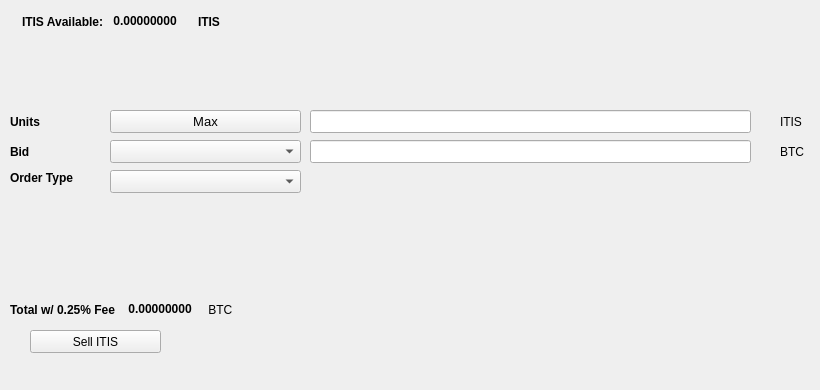
   <widget class="QWidget" name="SellTab">
    <attribute name="title">
     <string>Sell</string>
    </attribute>
    <widget class="QLabel" name="label_16">
     <property name="geometry">
      <rect>
       <x>780</x>
       <y>140</y>
       <width>31</width>
       <height>23</height>
      </rect>
     </property>
     <property name="text">
      <string>BTC</string>
     </property>
    </widget>
    <widget class="QComboBox" name="SellBidcomboBox">
     <property name="geometry">
      <rect>
       <x>110</x>
       <y>140</y>
       <width>191</width>
       <height>23</height>
      </rect>
     </property>
     <property name="font">
      <font>
       <pointsize>10</pointsize>
      </font>
     </property>
    </widget>
    <widget class="QLabel" name="label_18">
     <property name="geometry">
      <rect>
       <x>10</x>
       <y>110</y>
       <width>46</width>
       <height>23</height>
      </rect>
     </property>
     <property name="font">
      <font>
       <weight>75</weight>
       <bold>true</bold>
      </font>
     </property>
     <property name="text">
      <string>Units</string>
     </property>
    </widget>
    <widget class="QPushButton" name="Sell_Max_Amount">
     <property name="geometry">
      <rect>
       <x>110</x>
       <y>110</y>
       <width>191</width>
       <height>23</height>
      </rect>
     </property>
     <property name="font">
      <font>
       <pointsize>10</pointsize>
      </font>
     </property>
     <property name="text">
      <string>Max</string>
     </property>
    </widget>
    <widget class="QLabel" name="label_20">
     <property name="geometry">
      <rect>
       <x>10</x>
       <y>170</y>
       <width>91</width>
       <height>16</height>
      </rect>
     </property>
     <property name="font">
      <font>
       <weight>75</weight>
       <bold>true</bold>
      </font>
     </property>
     <property name="text">
      <string>Order Type</string>
     </property>
    </widget>
    <widget class="QComboBox" name="SellOrdertypeCombo">
     <property name="geometry">
      <rect>
       <x>110</x>
       <y>170</y>
       <width>191</width>
       <height>23</height>
      </rect>
     </property>
     <property name="font">
      <font>
       <pointsize>10</pointsize>
      </font>
     </property>
    </widget>
    <widget class="QLabel" name="label_21">
     <property name="geometry">
      <rect>
       <x>10</x>
       <y>140</y>
       <width>46</width>
       <height>23</height>
      </rect>
     </property>
     <property name="font">
      <font>
       <weight>75</weight>
       <bold>true</bold>
      </font>
     </property>
     <property name="text">
      <string>Bid</string>
     </property>
    </widget>
    <widget class="QLabel" name="label_22">
     <property name="geometry">
      <rect>
       <x>780</x>
       <y>110</y>
       <width>31</width>
       <height>23</height>
      </rect>
     </property>
     <property name="text">
      <string>ITIS</string>
     </property>
    </widget>
    <widget class="QLineEdit" name="UnitsInputITIS">
     <property name="geometry">
      <rect>
       <x>310</x>
       <y>110</y>
       <width>441</width>
       <height>23</height>
      </rect>
     </property>
     <property name="font">
      <font>
       <pointsize>9</pointsize>
       <weight>75</weight>
       <bold>true</bold>
      </font>
     </property>
    </widget>
    <widget class="QLineEdit" name="SellBidPriceEdit">
     <property name="geometry">
      <rect>
       <x>310</x>
       <y>140</y>
       <width>441</width>
       <height>23</height>
      </rect>
     </property>
     <property name="font">
      <font>
       <pointsize>9</pointsize>
       <weight>75</weight>
       <bold>true</bold>
      </font>
     </property>
    </widget>
    <widget class="QPushButton" name="SellITISBTN">
     <property name="geometry">
      <rect>
       <x>30</x>
       <y>330</y>
       <width>131</width>
       <height>23</height>
      </rect>
     </property>
     <property name="text">
      <string>Sell ITIS</string>
     </property>
     <property name="icon">
      <iconset resource="../itis">
       <normaloff>:/icons/bitcoin</normaloff>:/icons/bitcoin</iconset>
     </property>
    </widget>
    <widget class="QWidget" name="layoutWidget3">
     <property name="geometry">
      <rect>
       <x>22</x>
       <y>12</y>
       <width>258</width>
       <height>19</height>
      </rect>
     </property>
     <layout class="QHBoxLayout" name="horizontalLayout">
      <item>
       <widget class="QLabel" name="label232_2">
        <property name="font">
         <font>
          <weight>75</weight>
          <bold>true</bold>
         </font>
        </property>
        <property name="text">
         <string>ITIS Available:</string>
        </property>
       </widget>
      </item>
      <item>
       <widget class="QLabel" name="ITISAvailableLabel">
        <property name="palette">
         <palette>
          <active>
           <colorrole role="WindowText">
            <brush brushstyle="SolidPattern">
             <color alpha="255">
              <red>0</red>
              <green>0</green>
              <blue>0</blue>
             </color>
            </brush>
           </colorrole>
           <colorrole role="Button">
            <brush brushstyle="SolidPattern">
             <color alpha="255">
              <red>0</red>
              <green>170</green>
              <blue>0</blue>
             </color>
            </brush>
           </colorrole>
           <colorrole role="Light">
            <brush brushstyle="SolidPattern">
             <color alpha="255">
              <red>0</red>
              <green>255</green>
              <blue>0</blue>
             </color>
            </brush>
           </colorrole>
           <colorrole role="Midlight">
            <brush brushstyle="SolidPattern">
             <color alpha="255">
              <red>0</red>
              <green>212</green>
              <blue>0</blue>
             </color>
            </brush>
           </colorrole>
           <colorrole role="Dark">
            <brush brushstyle="SolidPattern">
             <color alpha="255">
              <red>0</red>
              <green>85</green>
              <blue>0</blue>
             </color>
            </brush>
           </colorrole>
           <colorrole role="Mid">
            <brush brushstyle="SolidPattern">
             <color alpha="255">
              <red>0</red>
              <green>113</green>
              <blue>0</blue>
             </color>
            </brush>
           </colorrole>
           <colorrole role="Text">
            <brush brushstyle="SolidPattern">
             <color alpha="255">
              <red>0</red>
              <green>170</green>
              <blue>0</blue>
             </color>
            </brush>
           </colorrole>
           <colorrole role="BrightText">
            <brush brushstyle="SolidPattern">
             <color alpha="255">
              <red>255</red>
              <green>255</green>
              <blue>255</blue>
             </color>
            </brush>
           </colorrole>
           <colorrole role="ButtonText">
            <brush brushstyle="SolidPattern">
             <color alpha="255">
              <red>0</red>
              <green>0</green>
              <blue>0</blue>
             </color>
            </brush>
           </colorrole>
           <colorrole role="Base">
            <brush brushstyle="SolidPattern">
             <color alpha="255">
              <red>255</red>
              <green>255</green>
              <blue>255</blue>
             </color>
            </brush>
           </colorrole>
           <colorrole role="Window">
            <brush brushstyle="SolidPattern">
             <color alpha="255">
              <red>0</red>
              <green>170</green>
              <blue>0</blue>
             </color>
            </brush>
           </colorrole>
           <colorrole role="Shadow">
            <brush brushstyle="SolidPattern">
             <color alpha="255">
              <red>0</red>
              <green>0</green>
              <blue>0</blue>
             </color>
            </brush>
           </colorrole>
           <colorrole role="AlternateBase">
            <brush brushstyle="SolidPattern">
             <color alpha="255">
              <red>127</red>
              <green>212</green>
              <blue>127</blue>
             </color>
            </brush>
           </colorrole>
           <colorrole role="ToolTipBase">
            <brush brushstyle="SolidPattern">
             <color alpha="255">
              <red>255</red>
              <green>255</green>
              <blue>220</blue>
             </color>
            </brush>
           </colorrole>
           <colorrole role="ToolTipText">
            <brush brushstyle="SolidPattern">
             <color alpha="255">
              <red>0</red>
              <green>0</green>
              <blue>0</blue>
             </color>
            </brush>
           </colorrole>
          </active>
          <inactive>
           <colorrole role="WindowText">
            <brush brushstyle="SolidPattern">
             <color alpha="255">
              <red>0</red>
              <green>0</green>
              <blue>0</blue>
             </color>
            </brush>
           </colorrole>
           <colorrole role="Button">
            <brush brushstyle="SolidPattern">
             <color alpha="255">
              <red>0</red>
              <green>170</green>
              <blue>0</blue>
             </color>
            </brush>
           </colorrole>
           <colorrole role="Light">
            <brush brushstyle="SolidPattern">
             <color alpha="255">
              <red>0</red>
              <green>255</green>
              <blue>0</blue>
             </color>
            </brush>
           </colorrole>
           <colorrole role="Midlight">
            <brush brushstyle="SolidPattern">
             <color alpha="255">
              <red>0</red>
              <green>212</green>
              <blue>0</blue>
             </color>
            </brush>
           </colorrole>
           <colorrole role="Dark">
            <brush brushstyle="SolidPattern">
             <color alpha="255">
              <red>0</red>
              <green>85</green>
              <blue>0</blue>
             </color>
            </brush>
           </colorrole>
           <colorrole role="Mid">
            <brush brushstyle="SolidPattern">
             <color alpha="255">
              <red>0</red>
              <green>113</green>
              <blue>0</blue>
             </color>
            </brush>
           </colorrole>
           <colorrole role="Text">
            <brush brushstyle="SolidPattern">
             <color alpha="255">
              <red>0</red>
              <green>170</green>
              <blue>0</blue>
             </color>
            </brush>
           </colorrole>
           <colorrole role="BrightText">
            <brush brushstyle="SolidPattern">
             <color alpha="255">
              <red>255</red>
              <green>255</green>
              <blue>255</blue>
             </color>
            </brush>
           </colorrole>
           <colorrole role="ButtonText">
            <brush brushstyle="SolidPattern">
             <color alpha="255">
              <red>0</red>
              <green>0</green>
              <blue>0</blue>
             </color>
            </brush>
           </colorrole>
           <colorrole role="Base">
            <brush brushstyle="SolidPattern">
             <color alpha="255">
              <red>255</red>
              <green>255</green>
              <blue>255</blue>
             </color>
            </brush>
           </colorrole>
           <colorrole role="Window">
            <brush brushstyle="SolidPattern">
             <color alpha="255">
              <red>0</red>
              <green>170</green>
              <blue>0</blue>
             </color>
            </brush>
           </colorrole>
           <colorrole role="Shadow">
            <brush brushstyle="SolidPattern">
             <color alpha="255">
              <red>0</red>
              <green>0</green>
              <blue>0</blue>
             </color>
            </brush>
           </colorrole>
           <colorrole role="AlternateBase">
            <brush brushstyle="SolidPattern">
             <color alpha="255">
              <red>127</red>
              <green>212</green>
              <blue>127</blue>
             </color>
            </brush>
           </colorrole>
           <colorrole role="ToolTipBase">
            <brush brushstyle="SolidPattern">
             <color alpha="255">
              <red>255</red>
              <green>255</green>
              <blue>220</blue>
             </color>
            </brush>
           </colorrole>
           <colorrole role="ToolTipText">
            <brush brushstyle="SolidPattern">
             <color alpha="255">
              <red>0</red>
              <green>0</green>
              <blue>0</blue>
             </color>
            </brush>
           </colorrole>
          </inactive>
          <disabled>
           <colorrole role="WindowText">
            <brush brushstyle="SolidPattern">
             <color alpha="255">
              <red>0</red>
              <green>85</green>
              <blue>0</blue>
             </color>
            </brush>
           </colorrole>
           <colorrole role="Button">
            <brush brushstyle="SolidPattern">
             <color alpha="255">
              <red>0</red>
              <green>170</green>
              <blue>0</blue>
             </color>
            </brush>
           </colorrole>
           <colorrole role="Light">
            <brush brushstyle="SolidPattern">
             <color alpha="255">
              <red>0</red>
              <green>255</green>
              <blue>0</blue>
             </color>
            </brush>
           </colorrole>
           <colorrole role="Midlight">
            <brush brushstyle="SolidPattern">
             <color alpha="255">
              <red>0</red>
              <green>212</green>
              <blue>0</blue>
             </color>
            </brush>
           </colorrole>
           <colorrole role="Dark">
            <brush brushstyle="SolidPattern">
             <color alpha="255">
              <red>0</red>
              <green>85</green>
              <blue>0</blue>
             </color>
            </brush>
           </colorrole>
           <colorrole role="Mid">
            <brush brushstyle="SolidPattern">
             <color alpha="255">
              <red>0</red>
              <green>113</green>
              <blue>0</blue>
             </color>
            </brush>
           </colorrole>
           <colorrole role="Text">
            <brush brushstyle="SolidPattern">
             <color alpha="255">
              <red>0</red>
              <green>85</green>
              <blue>0</blue>
             </color>
            </brush>
           </colorrole>
           <colorrole role="BrightText">
            <brush brushstyle="SolidPattern">
             <color alpha="255">
              <red>255</red>
              <green>255</green>
              <blue>255</blue>
             </color>
            </brush>
           </colorrole>
           <colorrole role="ButtonText">
            <brush brushstyle="SolidPattern">
             <color alpha="255">
              <red>0</red>
              <green>85</green>
              <blue>0</blue>
             </color>
            </brush>
           </colorrole>
           <colorrole role="Base">
            <brush brushstyle="SolidPattern">
             <color alpha="255">
              <red>0</red>
              <green>170</green>
              <blue>0</blue>
             </color>
            </brush>
           </colorrole>
           <colorrole role="Window">
            <brush brushstyle="SolidPattern">
             <color alpha="255">
              <red>0</red>
              <green>170</green>
              <blue>0</blue>
             </color>
            </brush>
           </colorrole>
           <colorrole role="Shadow">
            <brush brushstyle="SolidPattern">
             <color alpha="255">
              <red>0</red>
              <green>0</green>
              <blue>0</blue>
             </color>
            </brush>
           </colorrole>
           <colorrole role="AlternateBase">
            <brush brushstyle="SolidPattern">
             <color alpha="255">
              <red>0</red>
              <green>170</green>
              <blue>0</blue>
             </color>
            </brush>
           </colorrole>
           <colorrole role="ToolTipBase">
            <brush brushstyle="SolidPattern">
             <color alpha="255">
              <red>255</red>
              <green>255</green>
              <blue>220</blue>
             </color>
            </brush>
           </colorrole>
           <colorrole role="ToolTipText">
            <brush brushstyle="SolidPattern">
             <color alpha="255">
              <red>0</red>
              <green>0</green>
              <blue>0</blue>
             </color>
            </brush>
           </colorrole>
          </disabled>
         </palette>
        </property>
        <property name="font">
         <font>
          <weight>75</weight>
          <bold>true</bold>
         </font>
        </property>
        <property name="text">
         <string> 0.00000000 </string>
        </property>
        <property name="textInteractionFlags">
         <set>Qt::LinksAccessibleByMouse|Qt::TextSelectableByKeyboard|Qt::TextSelectableByMouse</set>
        </property>
       </widget>
      </item>
      <item>
       <widget class="QLabel" name="labelITIS">
        <property name="font">
         <font>
          <weight>75</weight>
          <bold>true</bold>
         </font>
        </property>
        <property name="text">
         <string>ITIS</string>
        </property>
       </widget>
      </item>
     </layout>
    </widget>
    <widget class="QWidget" name="layoutWidget">
     <property name="geometry">
      <rect>
       <x>10</x>
       <y>300</y>
       <width>268</width>
       <height>19</height>
      </rect>
     </property>
     <layout class="QHBoxLayout" name="horizontalLayout_2">
      <item>
       <widget class="QLabel" name="label_19">
        <property name="font">
         <font>
          <weight>75</weight>
          <bold>true</bold>
         </font>
        </property>
        <property name="text">
         <string>Total w/ 0.25% Fee </string>
        </property>
       </widget>
      </item>
      <item>
       <widget class="QLabel" name="SellCostLabel">
        <property name="palette">
         <palette>
          <active>
           <colorrole role="WindowText">
            <brush brushstyle="SolidPattern">
             <color alpha="255">
              <red>0</red>
              <green>0</green>
              <blue>0</blue>
             </color>
            </brush>
           </colorrole>
           <colorrole role="Button">
            <brush brushstyle="SolidPattern">
             <color alpha="255">
              <red>0</red>
              <green>170</green>
              <blue>0</blue>
             </color>
            </brush>
           </colorrole>
           <colorrole role="Light">
            <brush brushstyle="SolidPattern">
             <color alpha="255">
              <red>0</red>
              <green>255</green>
              <blue>0</blue>
             </color>
            </brush>
           </colorrole>
           <colorrole role="Midlight">
            <brush brushstyle="SolidPattern">
             <color alpha="255">
              <red>0</red>
              <green>212</green>
              <blue>0</blue>
             </color>
            </brush>
           </colorrole>
           <colorrole role="Dark">
            <brush brushstyle="SolidPattern">
             <color alpha="255">
              <red>0</red>
              <green>85</green>
              <blue>0</blue>
             </color>
            </brush>
           </colorrole>
           <colorrole role="Mid">
            <brush brushstyle="SolidPattern">
             <color alpha="255">
              <red>0</red>
              <green>113</green>
              <blue>0</blue>
             </color>
            </brush>
           </colorrole>
           <colorrole role="Text">
            <brush brushstyle="SolidPattern">
             <color alpha="255">
              <red>0</red>
              <green>170</green>
              <blue>0</blue>
             </color>
            </brush>
           </colorrole>
           <colorrole role="BrightText">
            <brush brushstyle="SolidPattern">
             <color alpha="255">
              <red>255</red>
              <green>255</green>
              <blue>255</blue>
             </color>
            </brush>
           </colorrole>
           <colorrole role="ButtonText">
            <brush brushstyle="SolidPattern">
             <color alpha="255">
              <red>0</red>
              <green>0</green>
              <blue>0</blue>
             </color>
            </brush>
           </colorrole>
           <colorrole role="Base">
            <brush brushstyle="SolidPattern">
             <color alpha="255">
              <red>255</red>
              <green>255</green>
              <blue>255</blue>
             </color>
            </brush>
           </colorrole>
           <colorrole role="Window">
            <brush brushstyle="SolidPattern">
             <color alpha="255">
              <red>0</red>
              <green>170</green>
              <blue>0</blue>
             </color>
            </brush>
           </colorrole>
           <colorrole role="Shadow">
            <brush brushstyle="SolidPattern">
             <color alpha="255">
              <red>0</red>
              <green>0</green>
              <blue>0</blue>
             </color>
            </brush>
           </colorrole>
           <colorrole role="AlternateBase">
            <brush brushstyle="SolidPattern">
             <color alpha="255">
              <red>127</red>
              <green>212</green>
              <blue>127</blue>
             </color>
            </brush>
           </colorrole>
           <colorrole role="ToolTipBase">
            <brush brushstyle="SolidPattern">
             <color alpha="255">
              <red>255</red>
              <green>255</green>
              <blue>220</blue>
             </color>
            </brush>
           </colorrole>
           <colorrole role="ToolTipText">
            <brush brushstyle="SolidPattern">
             <color alpha="255">
              <red>0</red>
              <green>0</green>
              <blue>0</blue>
             </color>
            </brush>
           </colorrole>
          </active>
          <inactive>
           <colorrole role="WindowText">
            <brush brushstyle="SolidPattern">
             <color alpha="255">
              <red>0</red>
              <green>0</green>
              <blue>0</blue>
             </color>
            </brush>
           </colorrole>
           <colorrole role="Button">
            <brush brushstyle="SolidPattern">
             <color alpha="255">
              <red>0</red>
              <green>170</green>
              <blue>0</blue>
             </color>
            </brush>
           </colorrole>
           <colorrole role="Light">
            <brush brushstyle="SolidPattern">
             <color alpha="255">
              <red>0</red>
              <green>255</green>
              <blue>0</blue>
             </color>
            </brush>
           </colorrole>
           <colorrole role="Midlight">
            <brush brushstyle="SolidPattern">
             <color alpha="255">
              <red>0</red>
              <green>212</green>
              <blue>0</blue>
             </color>
            </brush>
           </colorrole>
           <colorrole role="Dark">
            <brush brushstyle="SolidPattern">
             <color alpha="255">
              <red>0</red>
              <green>85</green>
              <blue>0</blue>
             </color>
            </brush>
           </colorrole>
           <colorrole role="Mid">
            <brush brushstyle="SolidPattern">
             <color alpha="255">
              <red>0</red>
              <green>113</green>
              <blue>0</blue>
             </color>
            </brush>
           </colorrole>
           <colorrole role="Text">
            <brush brushstyle="SolidPattern">
             <color alpha="255">
              <red>0</red>
              <green>170</green>
              <blue>0</blue>
             </color>
            </brush>
           </colorrole>
           <colorrole role="BrightText">
            <brush brushstyle="SolidPattern">
             <color alpha="255">
              <red>255</red>
              <green>255</green>
              <blue>255</blue>
             </color>
            </brush>
           </colorrole>
           <colorrole role="ButtonText">
            <brush brushstyle="SolidPattern">
             <color alpha="255">
              <red>0</red>
              <green>0</green>
              <blue>0</blue>
             </color>
            </brush>
           </colorrole>
           <colorrole role="Base">
            <brush brushstyle="SolidPattern">
             <color alpha="255">
              <red>255</red>
              <green>255</green>
              <blue>255</blue>
             </color>
            </brush>
           </colorrole>
           <colorrole role="Window">
            <brush brushstyle="SolidPattern">
             <color alpha="255">
              <red>0</red>
              <green>170</green>
              <blue>0</blue>
             </color>
            </brush>
           </colorrole>
           <colorrole role="Shadow">
            <brush brushstyle="SolidPattern">
             <color alpha="255">
              <red>0</red>
              <green>0</green>
              <blue>0</blue>
             </color>
            </brush>
           </colorrole>
           <colorrole role="AlternateBase">
            <brush brushstyle="SolidPattern">
             <color alpha="255">
              <red>127</red>
              <green>212</green>
              <blue>127</blue>
             </color>
            </brush>
           </colorrole>
           <colorrole role="ToolTipBase">
            <brush brushstyle="SolidPattern">
             <color alpha="255">
              <red>255</red>
              <green>255</green>
              <blue>220</blue>
             </color>
            </brush>
           </colorrole>
           <colorrole role="ToolTipText">
            <brush brushstyle="SolidPattern">
             <color alpha="255">
              <red>0</red>
              <green>0</green>
              <blue>0</blue>
             </color>
            </brush>
           </colorrole>
          </inactive>
          <disabled>
           <colorrole role="WindowText">
            <brush brushstyle="SolidPattern">
             <color alpha="255">
              <red>0</red>
              <green>85</green>
              <blue>0</blue>
             </color>
            </brush>
           </colorrole>
           <colorrole role="Button">
            <brush brushstyle="SolidPattern">
             <color alpha="255">
              <red>0</red>
              <green>170</green>
              <blue>0</blue>
             </color>
            </brush>
           </colorrole>
           <colorrole role="Light">
            <brush brushstyle="SolidPattern">
             <color alpha="255">
              <red>0</red>
              <green>255</green>
              <blue>0</blue>
             </color>
            </brush>
           </colorrole>
           <colorrole role="Midlight">
            <brush brushstyle="SolidPattern">
             <color alpha="255">
              <red>0</red>
              <green>212</green>
              <blue>0</blue>
             </color>
            </brush>
           </colorrole>
           <colorrole role="Dark">
            <brush brushstyle="SolidPattern">
             <color alpha="255">
              <red>0</red>
              <green>85</green>
              <blue>0</blue>
             </color>
            </brush>
           </colorrole>
           <colorrole role="Mid">
            <brush brushstyle="SolidPattern">
             <color alpha="255">
              <red>0</red>
              <green>113</green>
              <blue>0</blue>
             </color>
            </brush>
           </colorrole>
           <colorrole role="Text">
            <brush brushstyle="SolidPattern">
             <color alpha="255">
              <red>0</red>
              <green>85</green>
              <blue>0</blue>
             </color>
            </brush>
           </colorrole>
           <colorrole role="BrightText">
            <brush brushstyle="SolidPattern">
             <color alpha="255">
              <red>255</red>
              <green>255</green>
              <blue>255</blue>
             </color>
            </brush>
           </colorrole>
           <colorrole role="ButtonText">
            <brush brushstyle="SolidPattern">
             <color alpha="255">
              <red>0</red>
              <green>85</green>
              <blue>0</blue>
             </color>
            </brush>
           </colorrole>
           <colorrole role="Base">
            <brush brushstyle="SolidPattern">
             <color alpha="255">
              <red>0</red>
              <green>170</green>
              <blue>0</blue>
             </color>
            </brush>
           </colorrole>
           <colorrole role="Window">
            <brush brushstyle="SolidPattern">
             <color alpha="255">
              <red>0</red>
              <green>170</green>
              <blue>0</blue>
             </color>
            </brush>
           </colorrole>
           <colorrole role="Shadow">
            <brush brushstyle="SolidPattern">
             <color alpha="255">
              <red>0</red>
              <green>0</green>
              <blue>0</blue>
             </color>
            </brush>
           </colorrole>
           <colorrole role="AlternateBase">
            <brush brushstyle="SolidPattern">
             <color alpha="255">
              <red>0</red>
              <green>170</green>
              <blue>0</blue>
             </color>
            </brush>
           </colorrole>
           <colorrole role="ToolTipBase">
            <brush brushstyle="SolidPattern">
             <color alpha="255">
              <red>255</red>
              <green>255</green>
              <blue>220</blue>
             </color>
            </brush>
           </colorrole>
           <colorrole role="ToolTipText">
            <brush brushstyle="SolidPattern">
             <color alpha="255">
              <red>0</red>
              <green>0</green>
              <blue>0</blue>
             </color>
            </brush>
           </colorrole>
          </disabled>
         </palette>
        </property>
        <property name="font">
         <font>
          <weight>75</weight>
          <bold>true</bold>
         </font>
        </property>
        <property name="autoFillBackground">
         <bool>false</bool>
        </property>
        <property name="text">
         <string> 0.00000000</string>
        </property>
        <property name="textInteractionFlags">
         <set>Qt::LinksAccessibleByMouse|Qt::TextSelectableByMouse</set>
        </property>
       </widget>
      </item>
      <item>
       <widget class="QLabel" name="label_17">
        <property name="font">
         <font>
          <weight>50</weight>
          <bold>false</bold>
         </font>
        </property>
        <property name="text">
         <string> BTC</string>
        </property>
       </widget>
      </item>
     </layout>
    </widget>
    <widget class="QLabel" name="label_23">
     <property name="geometry">
      <rect>
       <x>460</x>
       <y>300</y>
       <width>281</width>
       <height>81</height>
      </rect>
     </property>
     <property name="text">
      <string/>
     </property>
     <property name="pixmap">
      <pixmap>:/images/bittrex</pixmap>
     </property>
    </widget>
   </widget>
